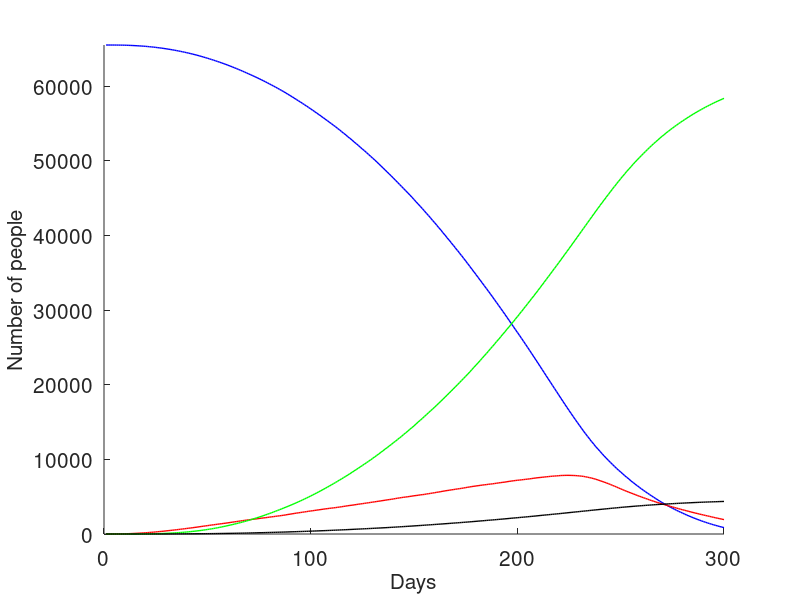
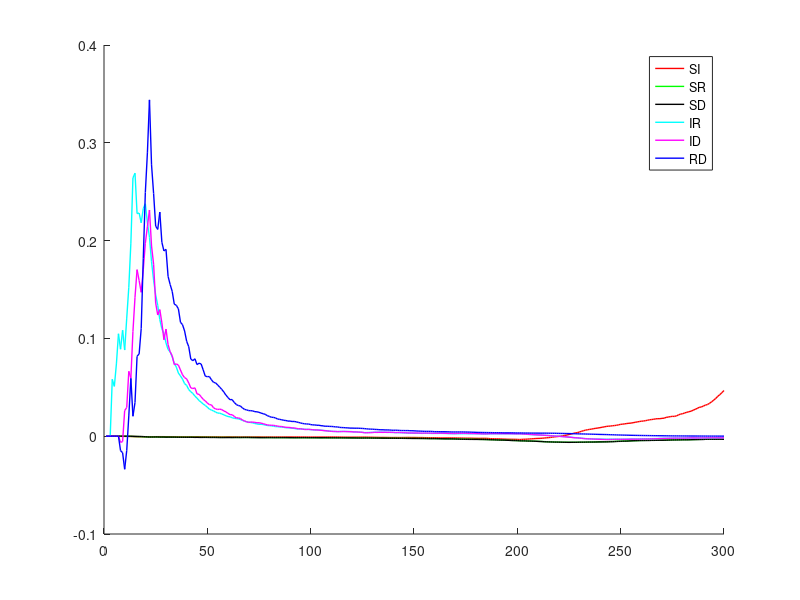
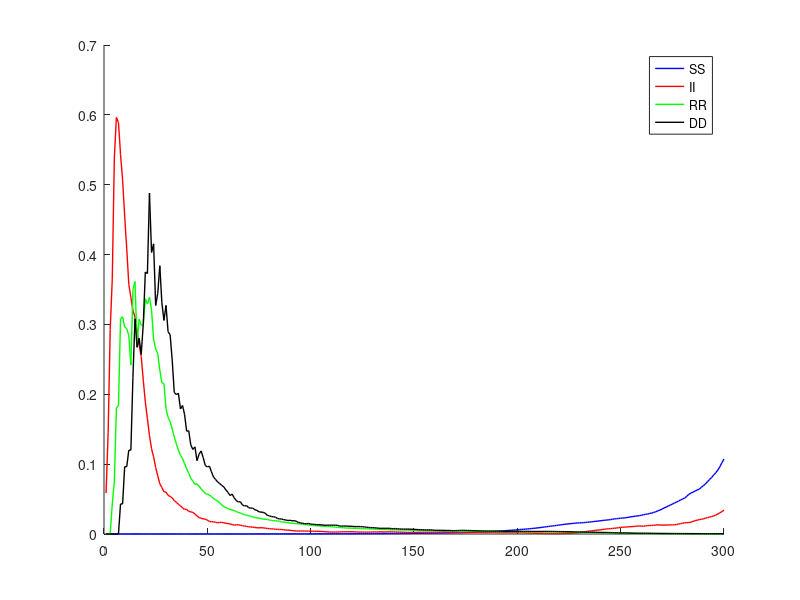
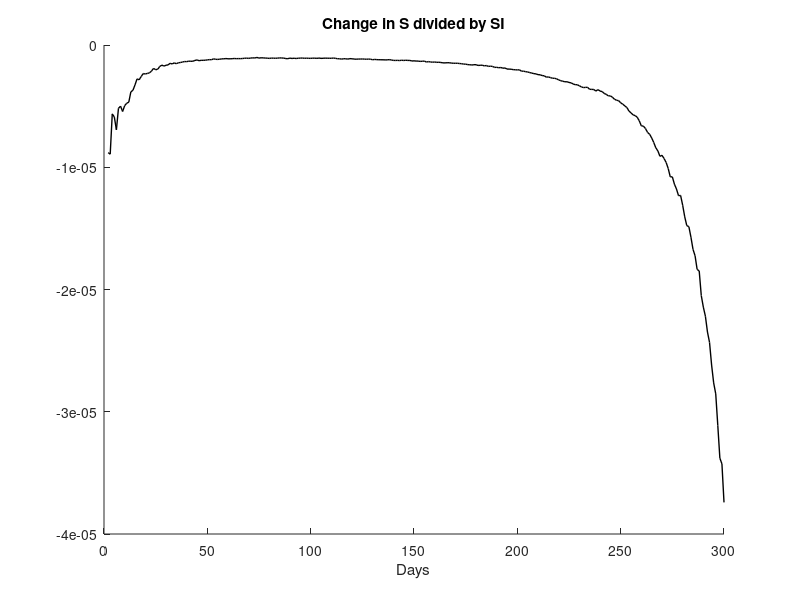

Here is the MATLAB script that generated these plots, in order:
%SIRD model
clear

size=256; %side length of square

days=300;

infection_rate=.05; %the rate that each additional neighbor multiplies the infection by
infection_radius=3; %how much taxicab distance away someone can be and still infect
infection_factor=2; %chance goes down by a factor of this for every further distance
death_chance=.0003;
recovery_chance=.004;
long_connections=5; %how many "longer distance" connections can infect people

times=20; %ensemble only

%setting up infection mechanism
for radius=1:infection_radius
  for x_offset=0:radius
    infection_matrix(infection_radius+1+x_offset,infection_radius+1+radius-x_offset)=1/infection_factor^(radius-1); 
    infection_matrix(infection_radius+1-x_offset,infection_radius+1+radius-x_offset)=1/infection_factor^(radius-1);
    infection_matrix(infection_radius+1+x_offset,infection_radius+1-radius+x_offset)=1/infection_factor^(radius-1);
    infection_matrix(infection_radius+1-x_offset,infection_radius+1-radius+x_offset)=1/infection_factor^(radius-1);    
  endfor
endfor

for iter=1:times
  lattice_si(:,:,iter)=zeros(size,size);
  lattice_rd(:,:,iter)=zeros(size,size); %0 is susceptible
  lattice_i_days=zeros(size,size);
  
  initial_infections=1;

  for x=1:initial_infections
%    initial_x=floor(size*rand())+1; %first position of infected
%    initial_y=floor(size*rand())+1;
    initial_x=floor(size/2)+1;
    initial_y=floor(size/2)+1;
    lattice_si(initial_x,initial_y,iter)=1; %1 is infected
  endfor

  for j=1:days
    i=rand(size);
    lattice_si_temp=lattice_si(:,:,iter);
    
    lattice_i_days=lattice_i_days+(lattice_si(:,:,iter)==1); %each day the chance of recovery/death goes up linearly
      
    lattice_neighbors=infection_rate*conv2(lattice_si(:,:,iter),infection_matrix,"same")-i;
    lattice_si_temp=lattice_si(:,:,iter) | (lattice_neighbors>0);
    
    i=rand(size);
    lattice_rd(:,:,iter)=lattice_rd(:,:,iter)+3*(lattice_si(:,:,iter).*(i>(1-(death_chance*lattice_i_days))))+2*(lattice_si(:,:,iter).*(i<(recovery_chance*lattice_i_days)));
    lattice_si(:,:,iter)=lattice_si_temp & not(lattice_rd(:,:,iter));
    
    end_s(j,iter)=sum(sum((lattice_si(:,:,iter)+lattice_rd(:,:,iter))==0));
    end_i(j,iter)=sum(sum((lattice_si(:,:,iter)+lattice_rd(:,:,iter))==1));
    end_r(j,iter)=sum(sum((lattice_si(:,:,iter)+lattice_rd(:,:,iter))==2));
    end_d(j,iter)=sum(sum((lattice_si(:,:,iter)+lattice_rd(:,:,iter))==3));
    
    if any(any(lattice_si(:,:,iter)))==0
      end_s(:,iter)=end_s(:,iter-1);
      end_i(:,iter)=end_i(:,iter-1);
      end_r(:,iter)=end_r(:,iter-1);
      end_d(:,iter)=end_d(:,iter-1);
      break
    endif
  endfor
endfor

%statistics
for j=1:days
  end_s_average(j)=sum(end_s(j,:))/times;
  end_i_average(j)=sum(end_i(j,:))/times;
  end_r_average(j)=sum(end_r(j,:))/times;
  end_d_average(j)=sum(end_d(j,:))/times;
  end_ss_average(j)=sum(end_s(j,:).*end_s(j,:))/times;
  end_si_average(j)=sum(end_s(j,:).*end_i(j,:))/times;
  end_sr_average(j)=sum(end_s(j,:).*end_r(j,:))/times;
  end_sd_average(j)=sum(end_s(j,:).*end_d(j,:))/times;
  end_ii_average(j)=sum(end_i(j,:).*end_i(j,:))/times;
  end_ir_average(j)=sum(end_i(j,:).*end_r(j,:))/times;
  end_id_average(j)=sum(end_i(j,:).*end_d(j,:))/times;
  end_rr_average(j)=sum(end_r(j,:).*end_r(j,:))/times;
  end_rd_average(j)=sum(end_r(j,:).*end_d(j,:))/times;
  end_dd_average(j)=sum(end_d(j,:).*end_d(j,:))/times;
endfor

for x=1:size
  for y=1:size
    lattice_si_average(x,y)=sum(lattice_si(x,y,:))/times;
    lattice_rd_average(x,y)=sum(lattice_rd(x,y,:))/times;
  endfor
endfor
figure(1)
x=1:days;
clf;
hold on
plot(x,end_s_average(x),'b','LineWidth',1)
plot(x,end_i_average(x),'r','LineWidth',1)
plot(x,end_r_average(x),'g','LineWidth',1)
plot(x,end_d_average(x),'k','LineWidth',1)
set(gca,"ylim",[0 size^2])
set(gca,"xtick",0:100:days)
set(gca,"fontsize",15)
xlabel("Days", 'fontsize', 15)
ylabel("Number of people", 'fontsize', 15)
%legend("Susceptible","Infected","Recovered","Dead")
%title({"Stochastic Model"})
hold off

figure(2)
clf;
hold on
plot(x,(end_si_average(x)-end_s_average(x).*end_i_average(x))./((end_s_average(x)+1).*(end_i_average(x)+1)),'r','LineWidth',1)
plot(x,(end_sr_average(x)-end_s_average(x).*end_r_average(x))./((end_s_average(x)+1).*(end_r_average(x)+1)),'g','LineWidth',1)
plot(x,(end_sd_average(x)-end_s_average(x).*end_d_average(x))./((end_s_average(x)+1).*(end_d_average(x)+1)),'k','LineWidth',1)
plot(x,(end_ir_average(x)-end_i_average(x).*end_r_average(x))./((end_i_average(x)+1).*(end_r_average(x)+1)),'c','LineWidth',1)
plot(x,(end_id_average(x)-end_i_average(x).*end_d_average(x))./((end_i_average(x)+1).*(end_d_average(x)+1)),'m','LineWidth',1)
plot(x,(end_rd_average(x)-end_r_average(x).*end_d_average(x))./((end_r_average(x)+1).*(end_d_average(x)+1)),'b','LineWidth',1)
legend('SI','SR','SD','IR','ID','RD')
hold off

figure(3)
clf;
hold on
plot(x,(end_ss_average(x)-end_s_average(x).*end_s_average(x))./((end_s_average(x)+1).*(end_s_average(x)+1)),'b','LineWidth',1)
plot(x,(end_ii_average(x)-end_i_average(x).*end_i_average(x))./((end_i_average(x)+1).*(end_i_average(x)+1)),'r','LineWidth',1)
plot(x,(end_rr_average(x)-end_r_average(x).*end_r_average(x))./((end_r_average(x)+1).*(end_r_average(x)+1)),'g','LineWidth',1)
plot(x,(end_dd_average(x)-end_d_average(x).*end_d_average(x))./((end_d_average(x)+1).*(end_d_average(x)+1)),'k','LineWidth',1)
legend('SS','II','RR','DD')
hold off

figure(4)
clf;
hold on
x=2:days;
plot(x, (end_s_average(x)-end_s_average(x-1))./(end_s_average(x-1).*end_i_average(x-1)),'k','LineWidth',1)
title({"Change in S divided by SI"})
xlabel("Days")
hold off

figure(5)
clf;
hold on
x=1:size;
y=1:size;
%contourf(x,y,lattice_si_average(x,y)+lattice_rd_average(x,y),0:4)
hold off
